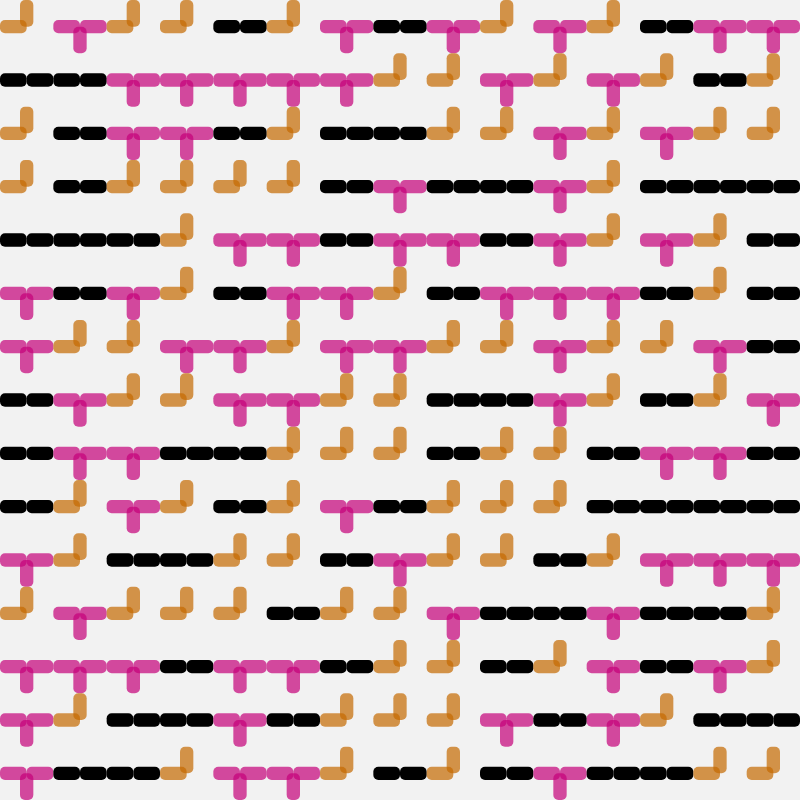
Frame 1 (no input)
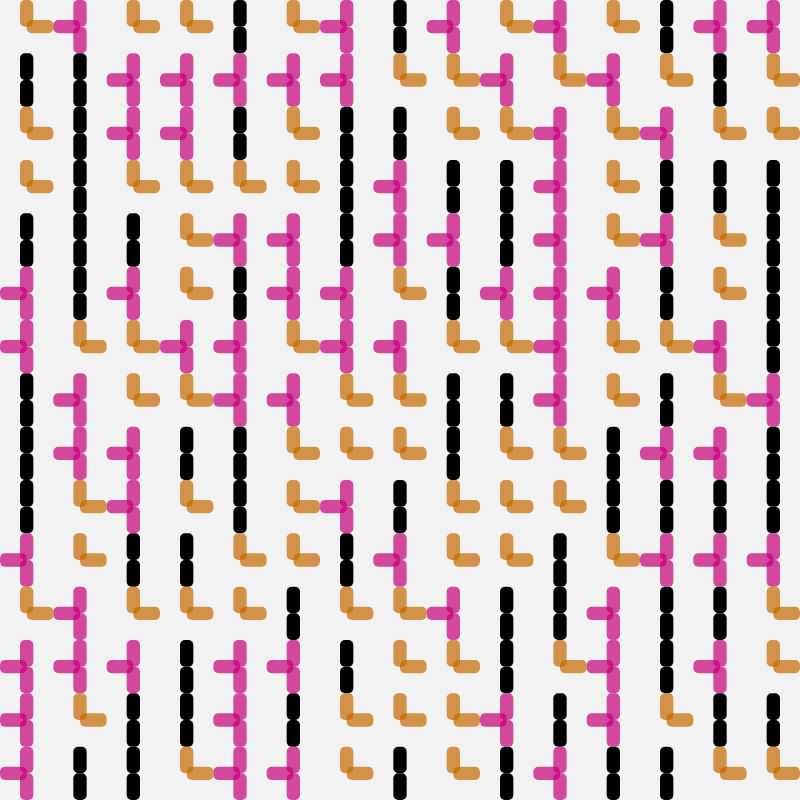
Frame 60 (no input)
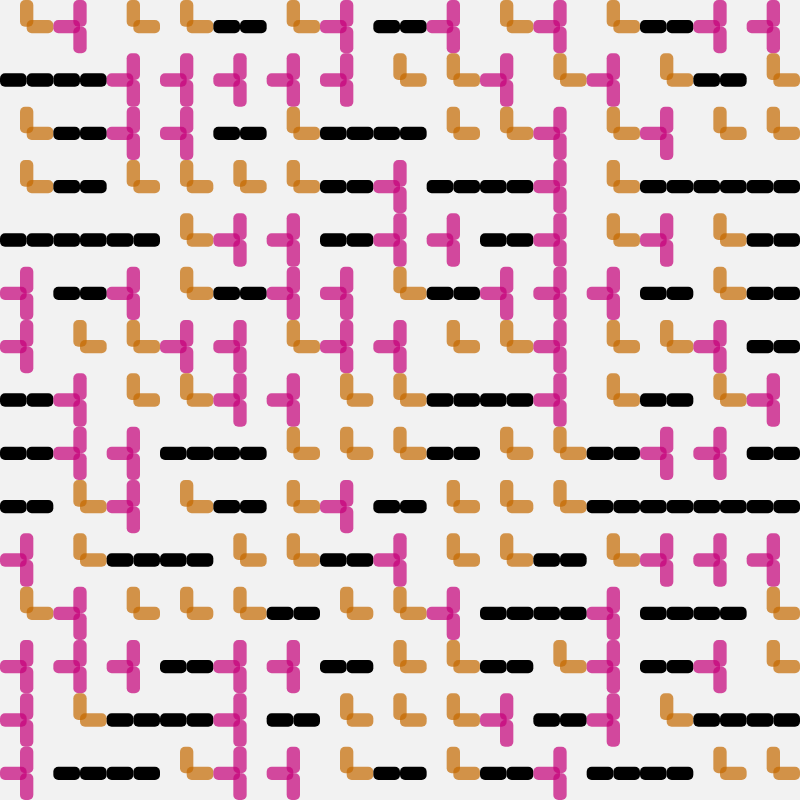
Frame 120 (the mouse pressed at the canvas centre since frame 60)

The p5.js sketch that drew these frames (run headless with seeded random() and noise() and a simulated clock; from frame 60 on, the mouse is pressed at the canvas centre):

// p5.js sketch
// ── sketch.js
let canvas
let gridXAmount = 15
let gridYAmount = 15
let tileWidth, tileHeight
let color1, color2, color3, color4
let a, b, trans1, trans2
let mazeTiles = []
let timers = [0, 0, 0]
const timerSpeeds = [0.03, 0.03, 0.03]
const timerWaits = [2, 4, 5]
let pattern1 = "0101"
let pattern2 = "0111"
let pattern3 = "1001"

class mazeTile {
  constructor(x, y, timer, color, doorString) {
    this.x = x;
    this.y = y;
    this.timer = timer;
    this.color = color;
    this.doorString = doorString;
  }
}

function setup() {
  angleMode(DEGREES)
  rectMode(CORNERS)
  createCanvas(800, 800)
  tileWidth = height / gridXAmount
  tileHeight = width / gridYAmount
  colorMode(HSB, 360, 100, 100, 100)
  color1 = color(0, 0, 0, 100)
  color2 = color(323, 100, 77, 70)
  color3 = color(32, 100, 77, 70)
  color4 = color(123, 100, 77, 30)
  frameRate(60)
  a = tileWidth / 4
  b = tileHeight / 2
  trans1 = a / 2
  trans2 = b - a / 2
  createInitialGrid()
  // noLoop()
}

function draw() {
  background(0, 0, 95, 100)
  strokeWeight(0)
  a1x = 50
  a1y = 50
  b1x = a1x + a
  b1y = a1y + b
  mazeTiles.forEach(tile => {
    drawMazeTile(tile)
  })
  timerCheck()
}

function drawMazeTile(tile) {
  for (let i = 0; i < 4; i++) {
    fill(tile.color)
    if (i == 0 && tile.doorString.charAt(i) == 1) {
      let topLeftX = tileWidth * (tile.x + 0.5) - a / 2
      let topLeftY = tileHeight * (tile.y)
      let bottomRightX = tileWidth * (tile.x + 0.5) + a / 2
      let bottomRightY = tileHeight * (tile.y + 0.5)
      rectTransform(topLeftX, topLeftY, bottomRightX, bottomRightY, 0, tile.timer)
    }
    if (i == 1 && tile.doorString.charAt(i) == 1) {
      let topLeftX = tileWidth * (tile.x + 0.5)
      let topLeftY = tileHeight * (tile.y + 0.5) - a / 2
      let bottomRightX = tileWidth * (tile.x + 1)
      let bottomRightY = tileHeight * (tile.y + 0.5) + a / 2
      rectTransform(topLeftX, topLeftY, bottomRightX, bottomRightY, 1, tile.timer)
    }
    if (i == 2 && tile.doorString.charAt(i) == 1) {
      let topLeftX = tileWidth * (tile.x + 0.5) - a / 2
      let topLeftY = tileHeight * (tile.y + 0.5)
      let bottomRightX = tileWidth * (tile.x + 0.5) + a / 2
      let bottomRightY = tileHeight * (tile.y + 1)
      rectTransform(topLeftX, topLeftY, bottomRightX, bottomRightY, 2, tile.timer)
    }
    if (i == 3 && tile.doorString.charAt(i) == 1) {
      let topLeftX = tileWidth * (tile.x)
      let topLeftY = tileHeight * (tile.y + 0.5) - a / 2
      let bottomRightX = tileWidth * (tile.x + 0.5)
      let bottomRightY = tileHeight * (tile.y + 0.5) + a / 2
      rectTransform(topLeftX, topLeftY, bottomRightX, bottomRightY, 3, tile.timer)
    }
  }
}

function rectTransform(x1, y1, x2, y2, orentation, timerNumber) {
  if (orentation === 0) {
    rect(
      easymoney(timers[timerNumber], x1, trans1, 1),
      easymoney(timers[timerNumber], y1, trans2, 1),
      easymoney(timers[timerNumber], x2, trans2, 1),
      easymoney(timers[timerNumber], y2, trans1, 1),
      5
    )
  }
  if (orentation === 1) {
    rect(
      easymoney(timers[timerNumber], x1, -trans1, 1),
      easymoney(timers[timerNumber], y1, trans1, 1),
      easymoney(timers[timerNumber], x2, -trans2, 1),
      easymoney(timers[timerNumber], y2, trans2, 1),
      5
    )
  }
  if (orentation === 2) {
    rect(
      easymoney(timers[timerNumber], x1, -trans2, 1),
      easymoney(timers[timerNumber], y1, -trans1, 1),
      easymoney(timers[timerNumber], x2, -trans1, 1),
      easymoney(timers[timerNumber], y2, -trans2, 1),
      5
    )
  }
  if (orentation === 3) {
    rect(
      easymoney(timers[timerNumber], x1, trans2, 1),
      easymoney(timers[timerNumber], y1, -trans2, 1),
      easymoney(timers[timerNumber], x2, trans1, 1),
      easymoney(timers[timerNumber], y2, -trans1, 1),
      5
    )
  }
}

function timerCheck() {
  for (let i = 0; i < timers.length; i++) {
    timers[i] += timerSpeeds[i]
    if (timers[i] > timerWaits[i]) {
      mazeTiles.forEach(tile => {
        if (tile.timer === i) {
          tile.doorString = tile.doorString.charAt(3) + tile.doorString.slice(0,3)
        }
      })
      timers[i] = 0
    }
  }
}

// https://spicyyoghurt.com/tools/easing-functions
function easymoney(t, b, c, d) {
  if (t > d) {
    return b+c
  }
  // var s = 1.70158;
  // var p = 0;
  // var a = c;
  // if (t == 0) return b;
  // if ((t /= d / 2) == 2) return b + c;
  // if (!p) p = d * (.3 * 1.5);
  // if (a < Math.abs(c)) {
  //   a = c;
  //   var s = p / 4;
  // }
  // else var s = p / (2 * Math.PI) * Math.asin(c / a);
  // if (t < 1) return -.5 * (a * Math.pow(2, 10 * (t -= 1)) * Math.sin((t * d - s) * (2 * Math.PI) / p)) + b;
  // return a * Math.pow(2, -10 * (t -= 1)) * Math.sin((t * d - s) * (2 * Math.PI) / p) * .5 + c + b;

  if ((t /= d / 2) < 1) return c / 2 * t * t * t * t * t + b;
  return c / 2 * ((t -= 2) * t * t * t * t + 2) + b;

  // //0.03 SPEEDS
  // return -c * (Math.sqrt(1 - (t /= d) * t) - 1) + b;
}

function createInitialGrid() {
  for (let i = 0; i < gridXAmount; i++) {
    for (let j = 0; j < gridYAmount; j++) {
      let timerChoice = int(random(0, timers.length))
      let randomString = ""
      for (let s = 0; s < 4; s++) {
        let rng = random(2)
        randomString += rng > 0.81 ? "1" : "0"
      }
      if (timerChoice === 0) {
        mazeTiles.push(new mazeTile(i, j, timerChoice, color1, pattern1))
      }
      if (timerChoice === 1) {
        mazeTiles.push(new mazeTile(i, j, timerChoice, color2, pattern2))
      }
      if (timerChoice === 2) {
        mazeTiles.push(new mazeTile(i, j, timerChoice, color3, pattern3))
      }
      if (timerChoice === 3) {
        mazeTiles.push(new mazeTile(i, j, timerChoice, color1, pattern1))
      }
    }
  }
}
